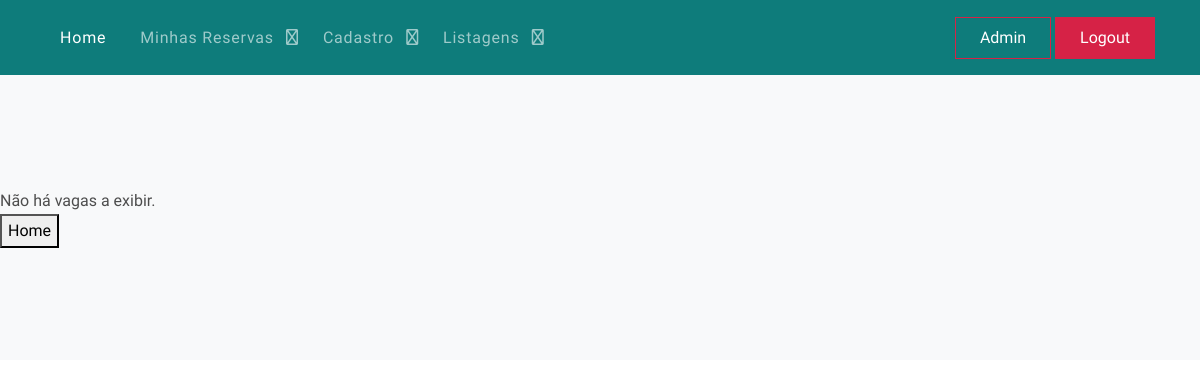
Before: /listagemVagas/ (signed in) with the older database file.
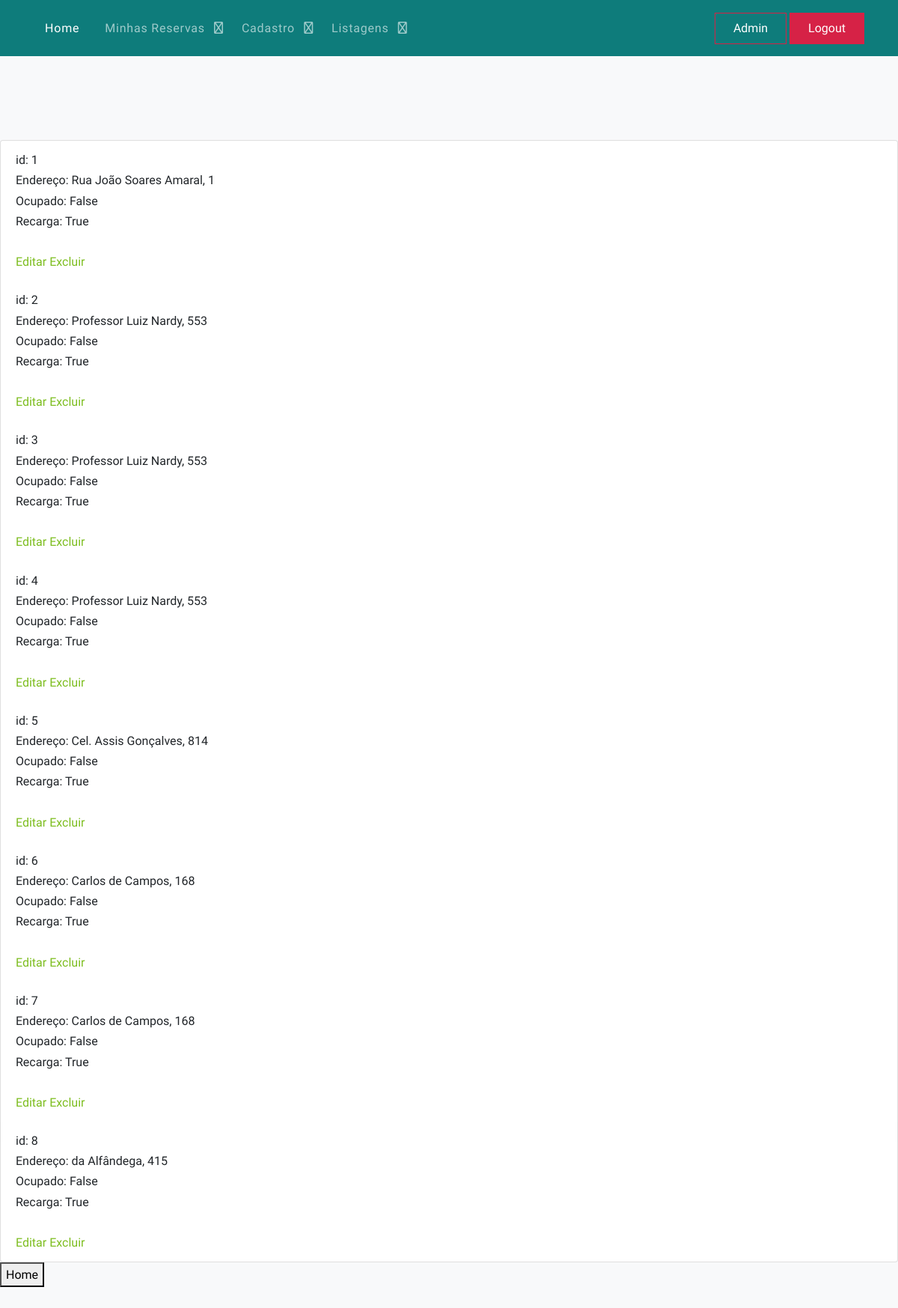
After: the same page with the newer database file.
### core/models.py (models this page shows, shortened)
class Vaga(models.Model):
    nome = models.CharField(default='Vaga', max_length=20, verbose_name='Placa')
    ocupado = models.BooleanField(default=False, verbose_name="Ocupado?")
    recarga = models.BooleanField(verbose_name="Possui recarga?")
    endereco = models.ForeignKey(Endereco, on_delete=models.DO_NOTHING, verbose_name='Endereço')
    isActive = models.BooleanField(default=True, verbose_name='Ativo?')
    class Meta:
        verbose_name_plural = "Vagas"

class Endereco(models.Model):
    rua = models.CharField(max_length=100, verbose_name='Rua')
    cidade = models.CharField(max_length=50, verbose_name='Cidade')
    numero = models.IntegerField(default=0, verbose_name='Número')
    bairro = models.CharField(max_length=50, verbose_name='Bairro')
    cep = models.IntegerField(default=0000000, verbose_name='CEP')
    longitude = models.FloatField(default=0.00, verbose_name='Longitude')
    latitude = models.FloatField(default=0.00, verbose_name='Latitude')
    class Meta:
        verbose_name_plural = 'Endereços'

### core/views.py (the view)
# urls.py: path('listagemVagas/', listagemVagas, name='url_listagem_vagas'),
@login_required
@user_passes_test(checkGroupAdmin)
def listagemVagas(request):
    if request.POST and request.POST['input_pesquisa']:
        dados = Vaga.objects.filter(endereco__cep__icontains=request.POST['input_pesquisa'])
    else:
        dados = Vaga.objects.all()
    contexto = {'dados': dados, 'text_input': 'Digite o CEP', 'listagem': 'listagem'}
    return render(request, 'core/listagem_vagas.html', contexto)

### core/templatetags/template_extras.py (called while the page is built)
@register.filter(name='has_group')
def has_group(user, group_name):
    return user.groups.filter(name=group_name).exists()

### core/views.py (called while the page is built)
def checkGroupAdmin(user):
    return user.groups.filter(name='Administradores').exists()

### core/templates/core/listagem_vagas.html (shortened to what this page needs)
{% extends 'base.html' %}
{% load static %}
{% block main %}
<ul class="list-group">
    {% for i in dados %}
    <li class="list-group-item">
        {% if i.isActive == True %}
            id: {{ i.id }} <br>
            Endereço: {{ i.endereco.rua }}, {{ i.endereco.numero }} <br>
            Ocupado: {{ i.ocupado }}<br>
            Recarga: {{ i.recarga }} <br>
            <br>
            <a href="{% url 'url_altera_vaga' i.id %}">Editar</a>
            <a href="{% url 'url_exclui_vaga' i.id %}">Excluir</a>
        {% endif %}
    {% empty %}
        Não há vagas a exibir.
    {% endfor %}
</ul>
<button onclick="window.location.href='/'">Home</button>
{% endblock %}

Changed rows visible on the page:
added Vaga: id "1", endereco.rua "Rua João Soares Amaral", endereco.numero "1", ocupado "False", recarga "True"
added Vaga: id "2", endereco.rua "Professor Luiz Nardy", endereco.numero "553", ocupado "False", recarga "True"
added Vaga: id "3", endereco.rua "Professor Luiz Nardy", endereco.numero "553", ocupado "False", recarga "True"
added Vaga: id "4", endereco.rua "Professor Luiz Nardy", endereco.numero "553", ocupado "False", recarga "True"
added Vaga: id "5", endereco.rua "Cel. Assis Gonçalves", endereco.numero "814", ocupado "False", recarga "True"
added Vaga: id "6", endereco.rua "Carlos de Campos", endereco.numero "168", ocupado "False", recarga "True"
added Vaga: id "7", endereco.rua "Carlos de Campos", endereco.numero "168", ocupado "False", recarga "True"
added Vaga: id "8", endereco.rua "da Alfândega", endereco.numero "415", ocupado "False", recarga "True"
Other visible differences:
text no longer shown: "Não há vagas a exibir."
